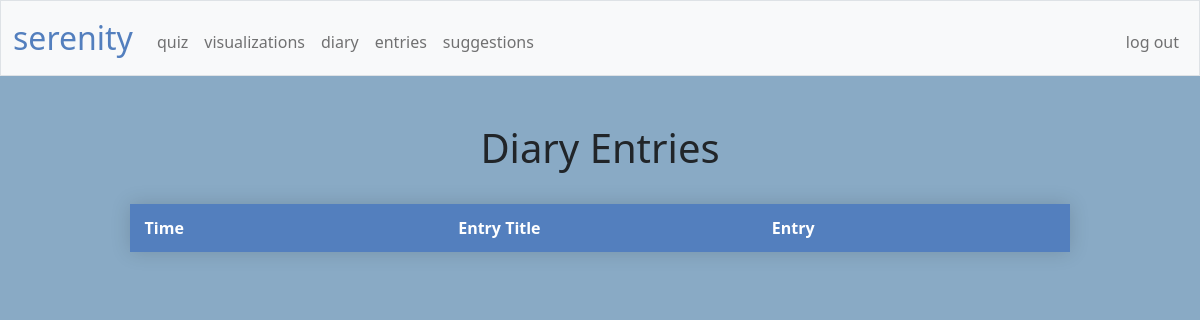
Page /entries (signed in) on the earlier database version.
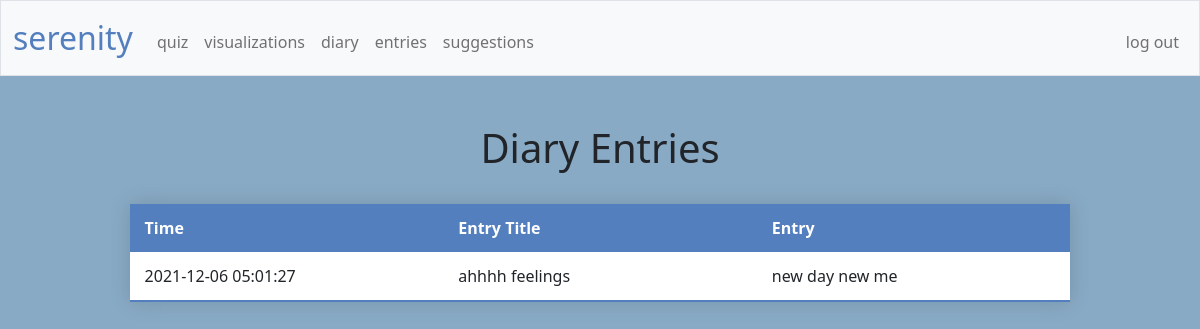
Same page on the later database version.
### tables this page shows
CREATE TABLE 'diaryentries' (
    id INTEGER PRIMARY KEY AUTOINCREMENT,
    user_id INTEGER NOT NULL,'entrytitle' TEXT NOT NULL,
    entry TEXT NOT NULL,
    time TIMESTAMP DEFAULT CURRENT_TIMESTAMP,
    FOREIGN KEY(user_id) REFERENCES users(id)
);

### app.py (the view)
@app.route("/entries")
@login_required
def entries():
    entrieslog = db.execute(
        "SELECT entrytitle, entry, time FROM diaryentries WHERE user_id = ? ORDER BY time DESC", session["user_id"])
    return render_template("entries.html", entrieslog=entrieslog)

### app.py (called while the page is built)
@app.after_request
def after_request(response):
    response.headers["Cache-Control"] = "no-cache, no-store, must-revalidate"
    response.headers["Expires"] = 0
    response.headers["Pragma"] = "no-cache"
    return response

### helpers.py (called while the page is built)
def login_required(f):
    @wraps(f)
    def decorated_function(*args, **kwargs):
        if session.get("user_id") is None:
            return redirect("/login")
        return f(*args, **kwargs)
    return decorated_function

### templates/entries.html (shortened to what this page needs)
{% extends "layout.html" %}
{% block main %}
<!DOCTYPE html>
<html lang="en">
    <head>
    </head>
    <body class="background">
        <header><h1 style="text-align:center">Diary Entries</h1></header>
        <br>
            <table class="styled-table">
                <thead>
                    <tr>
                        <th>Time</th>
                        <th>Entry Title</th>
                        <th>Entry</th>
                    </tr>
                </thead>
                <tbody>
                    {% for e in entrieslog %}
                        <tr>
                            <td>{{ e["time"] }}</td>
                            <td>{{ e["entrytitle"] }}</td>
                            <td>{{ e["entry"] }}</td>
                        </tr>
                    {% endfor %}
                </tbody>
            </table>
    </body>
</html>
{% endblock %}

### templates/layout.html (shortened to what this page needs)
<!DOCTYPE html>
<html lang="en">
    <head>
        <link href="https://cdn.jsdelivr.net/npm/bootstrap@5.1.3/dist/css/bootstrap.min.css" rel="stylesheet">
        <link href="/static/styles.css" rel="stylesheet">
    </head>
    <body>
        <nav class="bg-light border navbar navbar-expand-md navbar-light">
            <div class="container-fluid">
                <a class="navbar-brand" href="/"><span class="blue">serenity</span></a>
                <div class="collapse navbar-collapse" id="navbar">
                    {% if session["user_id"] %}
                        <ul class="navbar-nav me-auto mt-2">
                            <li class="nav-item"><a class="nav-link" href="/quiz">quiz</a></li>
                            <li class="nav-item"><a class="nav-link" href="/viz">visualizations</a></li>
                            <li class="nav-item"><a class="nav-link" href="/diary">diary</a></li>
                            <li class="nav-item"><a class="nav-link" href="/entries">entries</a></li>
                            <li class="nav-item"><a class="nav-link" href="/suggest">suggestions</a></li>
                        </ul>
                        <ul class="navbar-nav ms-auto mt-2">
                            <li class="nav-item"><a class="nav-link" href="/logout">log out</a></li>
                        </ul>
                    {% else %}
                        <ul class="navbar-nav ms-auto mt-2">
                            <li class="nav-item"><a class="nav-link" href="/register">register</a></li>
                            <li class="nav-item"><a class="nav-link" href="/login">log in</a></li>
                        </ul>
                    {% endif %}
                </div>
            </div>
        </nav>
        <main class="container-fluid py-5 text-center">
            {% block main %}{% endblock %}
        </main>
    </body>
</html>

### static/styles.css (style rules this page uses)
body { font-size: 1rem; font-weight: 400; line-height: 1.5; margin: 0; text-align: left; }
nav .navbar-brand { font-size: xx-large; }
nav .navbar-brand .blue { color: #537fbe; }
.styled-table { border-collapse: collapse; background-color: transparent; margin: auto; margin-bottom: 1rem; width: 80%; table-layout: fixed; min-width: 400px; box-shadow: 0 0 20px rgba(0, 0, 0, 0.15); }
.styled-table thead tr { background-color: #537fbe; color: #ffffff; text-align: left; }
.styled-table th, .styled-table td { padding: 12px 15px; text-align: left; }
.styled-table tbody tr { border-bottom: 1px solid #dddddd; }
.styled-table tbody tr:nth-of-type(odd) { background-color: #ffffff; }
.styled-table tbody tr:last-of-type { border-bottom: 2px solid #537fbe; }
.background { background-color: #89aac5; }

Differences in the rows shown:
added diaryentries: time "2021-12-06 05:01:27", entrytitle "ahhhh feelings", entry "new day new me"
